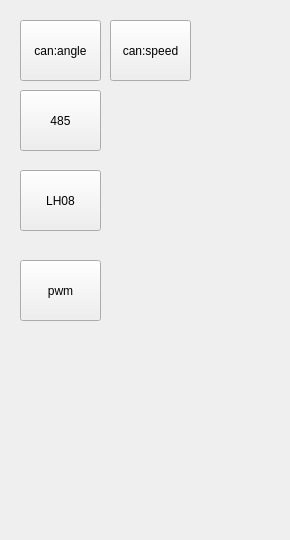
<?xml version="1.0" encoding="UTF-8"?>
<ui version="4.0">
 <class>OperatingAreaFlick</class>
 <widget class="QWidget" name="OperatingAreaFlick">
  <property name="geometry">
   <rect>
    <x>0</x>
    <y>0</y>
    <width>290</width>
    <height>540</height>
   </rect>
  </property>
  <property name="windowTitle">
   <string>Form</string>
  </property>
  <widget class="QPushButton" name="motorCanAngleBtn">
   <property name="geometry">
    <rect>
     <x>20</x>
     <y>20</y>
     <width>81</width>
     <height>61</height>
    </rect>
   </property>
   <property name="text">
    <string>can:angle</string>
   </property>
  </widget>
  <widget class="QPushButton" name="motor485Btn">
   <property name="geometry">
    <rect>
     <x>20</x>
     <y>90</y>
     <width>81</width>
     <height>61</height>
    </rect>
   </property>
   <property name="text">
    <string>485</string>
   </property>
  </widget>
  <widget class="QPushButton" name="lh08Btn">
   <property name="geometry">
    <rect>
     <x>20</x>
     <y>170</y>
     <width>81</width>
     <height>61</height>
    </rect>
   </property>
   <property name="text">
    <string>LH08</string>
   </property>
  </widget>
  <widget class="QPushButton" name="pwmBtn">
   <property name="geometry">
    <rect>
     <x>20</x>
     <y>260</y>
     <width>81</width>
     <height>61</height>
    </rect>
   </property>
   <property name="text">
    <string>pwm</string>
   </property>
  </widget>
  <widget class="QPushButton" name="motorCanSpeedBtn">
   <property name="geometry">
    <rect>
     <x>110</x>
     <y>20</y>
     <width>81</width>
     <height>61</height>
    </rect>
   </property>
   <property name="text">
    <string>can:speed</string>
   </property>
  </widget>
 </widget>
 <resources/>
 <connections/>
</ui>
